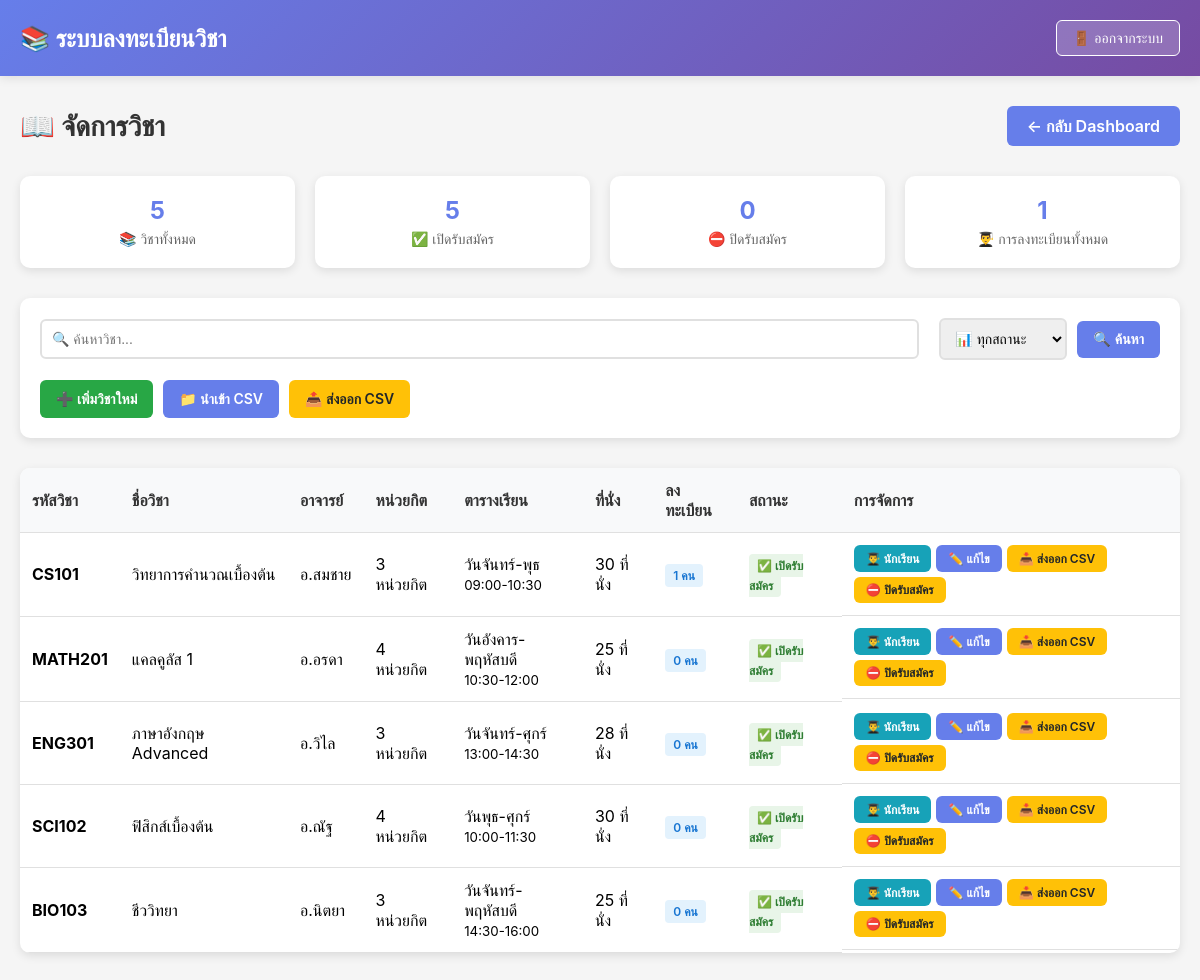
Screenshot of /admin/courses-management.php (signed in) with the database file from the repository.
### tables this page shows
CREATE TABLE courses (
    id INT AUTO_INCREMENT PRIMARY KEY,
    course_code VARCHAR(50) NOT NULL,
    course_name VARCHAR(255) NOT NULL,
    teacher_name VARCHAR(150) NOT NULL,
    credits INT NOT NULL,
    schedule_day VARCHAR(100),
    schedule_time VARCHAR(50),
    max_seats INT NOT NULL DEFAULT 30,
    allowed_classes TEXT,
    academic_year INT NOT NULL DEFAULT 2024,
    continuation_course_id INT,
    status ENUM('open', 'closed') DEFAULT 'open',
    description TEXT,
    created_at TIMESTAMP DEFAULT CURRENT_TIMESTAMP,
    updated_at TIMESTAMP DEFAULT CURRENT_TIMESTAMP ON UPDATE CURRENT_TIMESTAMP,
    UNIQUE KEY unique_course_year (course_code, academic_year),
    FOREIGN KEY (continuation_course_id) REFERENCES courses(id) ON DELETE SET NULL,
    INDEX idx_course_code (course_code),
    INDEX idx_status (status),
    INDEX idx_academic_year (academic_year)
);

### admin/courses-management.php (the view, shortened to what this page needs)
<?php
include '../config.php';
$search = $_GET['search'] ?? '';
$where_clause = '';
$query = "SELECT c.*, COUNT(e.id) as enrolled_count
          FROM courses c
          LEFT JOIN enrollments e ON c.id = e.course_id AND e.enrollment_status = 'enrolled'
          $where_clause
          GROUP BY c.id
          ORDER BY c.created_at DESC";
$stmt = $conn->prepare($query);
$stmt->execute();
$courses_result = $stmt->get_result();
$stats_query = "SELECT
    COUNT(*) as total_courses,
    SUM(CASE WHEN status = 'open' THEN 1 ELSE 0 END) as open_count,
    SUM(CASE WHEN status = 'closed' THEN 1 ELSE 0 END) as closed_count,
    (SELECT COUNT(*) FROM enrollments WHERE enrollment_status = 'enrolled') as total_enrollments
FROM courses";
$stats_result = $conn->query($stats_query);
$stats = $stats_result->fetch_assoc();
?>
<!DOCTYPE html>
<html lang="th">
<head>
</head>
<body>
    <div class="navbar">
        <div class="navbar-container">
            <div class="navbar-brand">📚 <?php echo SITE_NAME; ?></div>
            <a href="../logout.php" class="btn-logout">🚪 ออกจากระบบ</a>
        </div>
    </div>
    <div class="container">
        <div class="page-header">
            <h2>📖 จัดการวิชา</h2>
            <a href="dashboard.php" class="btn-back">← กลับ Dashboard</a>
        </div>
        <div class="stats-grid">
            <div class="stat-card">
                <div class="stat-value"><?php echo $stats['total_courses']; ?></div>
                <div class="stat-label">📚 วิชาทั้งหมด</div>
            </div>
            <div class="stat-card">
                <div class="stat-value"><?php echo $stats['open_count']; ?></div>
                <div class="stat-label">✅ เปิดรับสมัคร</div>
            </div>
            <div class="stat-card">
                <div class="stat-value"><?php echo $stats['closed_count']; ?></div>
                <div class="stat-label">⛔ ปิดรับสมัคร</div>
            </div>
            <div class="stat-card">
                <div class="stat-value"><?php echo $stats['total_enrollments']; ?></div>
                <div class="stat-label">👨‍🎓 การลงทะเบียนทั้งหมด</div>
            </div>
        </div>
        <div class="controls-section">
            <form method="GET" class="controls-row">
                <div class="search-box">
                    <input type="text" name="search" placeholder="🔍 ค้นหาวิชา..." value="<?php echo htmlspecialchars($search); ?>">
                </div>
                <div class="filter-group">
                    <select name="filter_status">
                        <option value="">📊 ทุกสถานะ</option>
                    </select>
                    <button type="submit" class="btn btn-primary">🔍 ค้นหา</button>
                </div>
            </form>
            <div class="action-buttons">
                <a href="course-add.php" class="btn btn-success">➕ เพิ่มวิชาใหม่</a>
                <a href="course-import-csv.php" class="btn btn-primary">📁 นำเข้า CSV</a>
                <a href="course-export-all-csv.php" class="btn btn-warning">📤 ส่งออก CSV</a>
            </div>
        </div>
        <div class="courses-table">
            <table class="table">
                <thead>
                    <tr>
                        <th>รหัสวิชา</th>
                        <th>ชื่อวิชา</th>
                        <th>อาจารย์</th>
                        <th>หน่วยกิต</th>
                        <th>ตารางเรียน</th>
                        <th>ที่นั่ง</th>
                        <th>ลงทะเบียน</th>
                        <th>สถานะ</th>
                        <th>การจัดการ</th>
                    </tr>
                </thead>
                <tbody>
                    <?php if ($courses_result->num_rows > 0): ?>
                        <?php while ($course = $courses_result->fetch_assoc()): ?>
                            <tr>
                                <td><strong><?php echo htmlspecialchars($course['course_code']); ?></strong></td>
                                <td><?php echo htmlspecialchars($course['course_name']); ?></td>
                                <td><?php echo htmlspecialchars($course['teacher_name']); ?></td>
                                <td><?php echo $course['credits']; ?> หน่วยกิต</td>
                                <td>
                                    <?php if ($course['schedule_day'] && $course['schedule_time']): ?>
                                        <?php echo htmlspecialchars($course['schedule_day']); ?><br>
                                        <small><?php echo htmlspecialchars($course['schedule_time']); ?></small>
                                    <?php else: ?>
                                        -
                                    <?php endif; ?>
                                </td>
                                <td><?php echo $course['max_seats']; ?> ที่นั่ง</td>
                                <td>
                                    <span class="enrollment-count"><?php echo $course['enrolled_count']; ?> คน</span>
                                </td>
                                <td>
                                    <span class="status-badge status-<?php echo $course['status']; ?>">
                                        <?php echo $course['status'] == 'open' ? '✅ เปิดรับสมัคร' : '⛔ ปิดรับสมัคร'; ?>
                                    </span>
                                </td>
                                <td class="action-buttons-cell">
                                    <a href="course-students.php?course_id=<?php echo $course['id']; ?>" class="btn btn-info btn-sm">👨‍🎓 นักเรียน</a>
                                    <a href="course-edit.php?course_id=<?php echo $course['id']; ?>" class="btn btn-primary btn-sm">✏️ แก้ไข</a>
                                    <a href="course-export-csv.php?course_id=<?php echo $course['id']; ?>" class="btn btn-warning btn-sm">📥 ส่งออก CSV</a>
                                    <form method="POST" style="display: inline;">
                                        <button type="submit" class="btn <?php echo $course['status'] == 'open' ? 'btn-warning' : 'btn-success'; ?> btn-sm">
                                            <?php echo $course['status'] == 'open' ? '⛔ ปิดรับสมัคร' : '✅ เปิดรับสมัคร'; ?>
                                        </button>
                                    </form>
                                </td>
                            </tr>
                        <?php endwhile; ?>
                    <?php endif; ?>
                </tbody>
            </table>
        </div>
    </div>
</body>
</html>

### admin/courses-management.php (style rules this page uses)
* { margin: 0; padding: 0; box-sizing: border-box; }
body { font-family: -apple-system, BlinkMacSystemFont, 'Segoe UI', Roboto, sans-serif; background: #f5f5f5; }
.navbar { background: linear-gradient(135deg, #667eea 0%, #764ba2 100%); color: white; padding: 20px 0; box-shadow: 0 2px 10px rgba(0,0,0,0.1); }
.navbar-container { max-width: 1200px; margin: 0 auto; padding: 0 20px; display: flex; justify-content: space-between; align-items: center; }
.navbar-brand { font-size: 24px; font-weight: 700; }
.btn-logout { padding: 8px 16px; background: rgba(255,255,255,0.2); color: white; border: 1px solid white; border-radius: 6px; text-decoration: none; font-size: 14px; transition: all 0.3s; }
.container { max-width: 1200px; margin: 30px auto; padding: 0 20px; }
.page-header { display: flex; justify-content: space-between; align-items: center; margin-bottom: 30px; flex-wrap: wrap; gap: 15px; }
.page-header h2 { font-size: 28px; color: #333; }
.btn-back { padding: 10px 20px; background: #667eea; color: white; text-decoration: none; border-radius: 6px; font-weight: 600; transition: all 0.3s; }
.stats-grid { display: grid; grid-template-columns: repeat(auto-fit, minmax(200px, 1fr)); gap: 20px; margin-bottom: 30px; }
.stat-card { background: white; padding: 20px; border-radius: 10px; box-shadow: 0 3px 10px rgba(0,0,0,0.1); text-align: center; }
.stat-value { font-size: 24px; font-weight: 700; color: #667eea; margin-bottom: 5px; }
.stat-label { color: #666; font-size: 14px; }
.controls-section { background: white; padding: 20px; border-radius: 10px; box-shadow: 0 3px 10px rgba(0,0,0,0.1); margin-bottom: 30px; }
.controls-row { display: flex; gap: 20px; align-items: center; flex-wrap: wrap; margin-bottom: 20px; }
.search-box { flex: 1; min-width: 250px; }
.search-box input { width: 100%; padding: 10px; border: 2px solid #e0e0e0; border-radius: 6px; font-size: 14px; }
.filter-group { display: flex; gap: 10px; align-items: center; }
.filter-group select { padding: 10px; border: 2px solid #e0e0e0; border-radius: 6px; font-size: 14px; }
.action-buttons { display: flex; gap: 10px; flex-wrap: wrap; }
.btn { padding: 10px 16px; border: none; border-radius: 6px; font-size: 14px; font-weight: 600; cursor: pointer; text-decoration: none; transition: all 0.3s; display: inline-flex; align-items: center; gap: 8px; }
.btn-primary { background: #667eea; color: white; }
.btn-success { background: #28a745; color: white; }
.btn-warning { background: #ffc107; color: #212529; }
.btn-info { background: #17a2b8; color: white; }
.btn-sm { padding: 6px 12px; font-size: 12px; }
.courses-table { background: white; border-radius: 10px; box-shadow: 0 3px 10px rgba(0,0,0,0.1); overflow: hidden; }
.table { width: 100%; border-collapse: collapse; }
.table th, .table td { padding: 12px; text-align: left; border-bottom: 1px solid #e0e0e0; }
.table th { background: #f8f9fa; font-weight: 600; color: #333; }
.status-badge { padding: 4px 8px; border-radius: 4px; font-size: 12px; font-weight: 600; }
.status-open { background: #e8f5e8; color: #2e7d32; }
.action-buttons-cell { display: flex; gap: 5px; flex-wrap: wrap; }
.enrollment-count { padding: 4px 8px; background: #e3f2fd; color: #1976d2; border-radius: 4px; font-size: 12px; font-weight: 600; }

### rows the page displays
courses: course_code "CS101", course_name "วิทยาการคำนวณเบื้องต้น", teacher_name "อ.สมชาย", credits "3", schedule_day "วันจันทร์-พุธ", schedule_time "09:00-10:30", max_seats "30", enrolled_count "1", status "✅ เปิดรับสมัคร"
courses: course_code "MATH201", course_name "แคลคูลัส 1", teacher_name "อ.อรดา", credits "4", schedule_day "วันอังคาร-พฤหัสบดี", schedule_time "10:30-12:00", max_seats "25", enrolled_count "0", status "✅ เปิดรับสมัคร"
courses: course_code "ENG301", course_name "ภาษาอังกฤษ Advanced", teacher_name "อ.วิไล", credits "3", schedule_day "วันจันทร์-ศุกร์", schedule_time "13:00-14:30", max_seats "28", enrolled_count "0", status "✅ เปิดรับสมัคร"
courses: course_code "SCI102", course_name "ฟิสิกส์เบื้องต้น", teacher_name "อ.ณัฐ", credits "4", schedule_day "วันพุธ-ศุกร์", schedule_time "10:00-11:30", max_seats "30", enrolled_count "0", status "✅ เปิดรับสมัคร"
courses: course_code "BIO103", course_name "ชีววิทยา", teacher_name "อ.นิตยา", credits "3", schedule_day "วันจันทร์-พฤหัสบดี", schedule_time "14:30-16:00", max_seats "25", enrolled_count "0", status "✅ เปิดรับสมัคร"

### other values shown
SITE_NAME "ระบบลงทะเบียนวิชา"
$stats['total_courses'] "5"
$stats['open_count'] "5"
$stats['closed_count'] "0"
$stats['total_enrollments'] "1"
